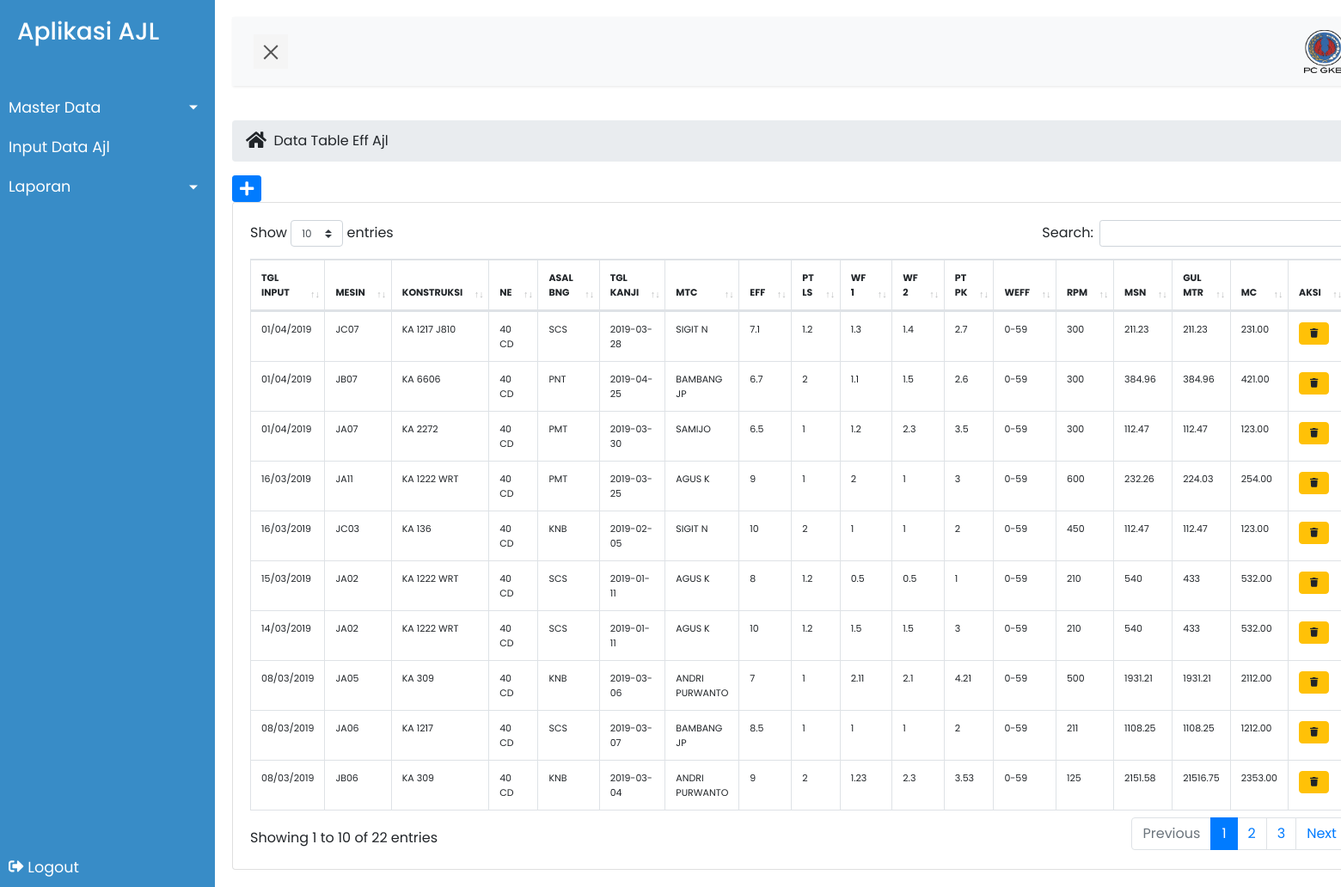
Page /index.php/ajl/inajl on the committed database.
### tables this page shows
CREATE TABLE `input_ajl` (
  `kd_ajl` int(10) NOT NULL,
  `tgl_input` date DEFAULT NULL,
  `no_mesin` varchar(10) DEFAULT NULL,
  `jns_konstruksi` varchar(20) DEFAULT NULL,
  `kd_benang` varchar(10) DEFAULT NULL,
  `no_beam` int(5) DEFAULT NULL,
  `kwal_kanji` varchar(5) DEFAULT NULL,
  `tgl_pasang` date DEFAULT NULL,
  `tgl_kanji` date DEFAULT NULL,
  `visco_1` double DEFAULT NULL,
  `visco_2` double DEFAULT NULL,
  `spu` varchar(5) DEFAULT NULL,
  `set_kanji` varchar(5) DEFAULT NULL,
  `kd_mtc` varchar(10) DEFAULT NULL,
  `kd_kagrup` varchar(10) DEFAULT NULL,
  `eff` double DEFAULT NULL,
  `putus_lusi` double DEFAULT NULL,
  `wf_1` double DEFAULT NULL,
  `wf_2` double DEFAULT NULL,
  `putus_pakan` double DEFAULT NULL,
  `weff` varchar(10) DEFAULT NULL,
  `rpm` int(9) DEFAULT NULL,
  `msn` double DEFAULT NULL,
  `gulung_mtr` double DEFAULT NULL,
  `gulung_yrd` double DEFAULT NULL,
  `mc` decimal(10,2) DEFAULT NULL
);

CREATE TABLE `mesin` (
  `no_mesin` varchar(10) NOT NULL,
  `zona` varchar(5) DEFAULT NULL,
  `rs` varchar(8) DEFAULT NULL
);

CREATE TABLE `konstruksi` (
  `jns_konstruksi` varchar(20) NOT NULL
);

CREATE TABLE `benang` (
  `kd_benang` varchar(10) NOT NULL,
  `ne` varchar(20) DEFAULT NULL,
  `asal_benang` varchar(20) DEFAULT NULL,
  `lot` varchar(8) DEFAULT NULL
);

CREATE TABLE `maintenance` (
  `kd_mtc` varchar(10) NOT NULL,
  `nama_mtc` varchar(20) DEFAULT NULL
);

### application/controllers/ajl/Inajl.php (called while the page is built, shortened)
<?php if ( ! defined('BASEPATH')) exit('No direct script access allowed');
class Inajl extends CI_Controller {
    public function __construct()
    {
        $this->load->model('M_inajl');
        $this->load->helper('url','file');
    }
    public function index()
    {
        $data['input_ajl'] = $this->M_inajl->get_ajl();
        $this->load->view('ajl/index');
        $this->load->view('ajl/sidebar');
        $this->load->view('ajl/sidebar_content');
        $this->load->view('ajl/inajl/daftar_inajl', $data);
        $this->load->view('ajl/footer');
    }
}

### index.php (called while the page is built, shortened)
<?php
require_once BASEPATH.'core/CodeIgniter.php';

### application/models/M_inajl.php (called while the page is built, shortened)
<?php if ( ! defined('BASEPATH')) exit('No direct script access allowed');
class M_inajl extends CI_Model {
    public function get_ajl(){
        $this->db->select('*');
        $this->db->from('input_ajl as a');
        $this->db->join('benang as b','a.kd_benang=b.kd_benang');
        $this->db->join('mesin as c', 'a.no_mesin=c.no_mesin');
        $this->db->join('maintenance as d', 'a.kd_mtc = d.kd_mtc');
        $this->db->join('kagrup as e', 'a.kd_kagrup=e.kd_kagrup');
        $this->db->join('konstruksi as f', 'a.jns_konstruksi = f.jns_konstruksi');
        $this->db->order_by('a.tgl_input', 'desc');
        $query = $this->db->get();
        if($query->num_rows()>0){
            return $query->result();
            }
            else{
            return array();
            }
    }
    }

### application/views/ajl/inajl/daftar_inajl.php (the view)
<div class="content-wrapper">
   <div class="page-title">
     <div>
       <ul class="breadcrumb side">
       <li><i class="fa fa-home fa-lg"></i></li>
         <li class="active"><a href="inajl">&nbsp; Data Table Eff Ajl
       </ul>
     </div>
     <div style="text-align: left;"><a class="btn-sm btn btn-primary btn-flat btn-float" href="<?=site_url('ajl/inajl/tambah/')?>"><i class="fa fa-lg fa-plus"></i></a></div>
   </div></hr>
   <div class="row">
     <div class="col-md-12">
       <div class="card">
         <div class="card-body">
           <table class="table table-hover table-bordered" id="sampleTable" style="font-size: 11px;">
             <thead>
               <tr>
                 <th>TGL INPUT</th>
                 <th>MESIN</th>
                 <th>KONSTRUKSI</th>
                 <th>NE</th>
                 <th>ASAL BNG</th>
                 <th>TGL KANJI</th>
                 <th>MTC</th>
                 <th>EFF</th>
                 <th>PT LS</th>
                 <th>WF 1</th>
                 <th>WF 2</th>
                 <th>PT PK</th>
                 <th>WEFF</th>
                 <th>RPM</th>
                 <th>MSN</th>
                 <th>GUL MTR</th>
                 <th>MC</th>
                 <th width="10%">AKSI</th>
               </tr>
             </thead>
             <tbody>
             <?php foreach ($input_ajl as $row){ ?>
               <tr>
                 <td><?php echo date('d/m/Y', strtotime($row->tgl_input));?></td>
                 <td><?=$row->no_mesin?></td>
                 <td><?=$row->jns_konstruksi?></td>
                 <td><?=$row->ne?></td>
                 <td><?=$row->asal_benang?></td>
                 <td><?=$row->tgl_kanji?></td>
                 <td><?=$row->nama_mtc?></td>
                 <td><?=$row->eff?></td>
                 <td><?=$row->putus_lusi?></td>
                 <td><?=$row->wf_1?></td>
                 <td><?=$row->wf_2?></td>
                 <td><?=$row->putus_pakan?></td>
                 <td><?=$row->weff?></td>
                 <td><?=$row->rpm?></td>
                 <td><?=$row->msn?></td>
                 <td><?=$row->gulung_mtr?></td>
                 <td><?=$row->mc?></td>
                 <td>
                   <a class="btn btn-warning btn-flat" style="font-size: 8px;" href="<?php echo site_url('ajl/inajl/hapus/'.$row->kd_ajl) ?>" onclick="return confirm('Yakin Hapus ?')"><i class="fa fa-lg fa-trash"></i></a>
               </td>
               </tr>
             <?php } ?>
             </tbody>
           </table>
         </div>
       </div>
     </div>
   </div>
 </div>

### assets/css/style.css (style rules this page uses)
body { font-family: 'Poppins', sans-serif; }
a, a:hover, a:focus { color: inherit; text-decoration: none; transition: all 0.3s; }

### rows in the picture
input_ajl: tgl_input "01/04/2019", mesin.no_mesin "JC07", konstruksi.jns_konstruksi "KA 1217 J810", kd_benang.ne "40 CD", kd_benang.asal_benang "SCS", tgl_kanji "2019-03-28", kd_mtc.nama_mtc "SIGIT N", eff "7.1", putus_lusi "1.2", wf_1 "1.3", wf_2 "1.4", putus_pakan "2.7", weff "0-59", rpm "300", msn "211.23", gulung_mtr "211.23", mc "231.00"
input_ajl: tgl_input "01/04/2019", mesin.no_mesin "JB07", konstruksi.jns_konstruksi "KA 6606", kd_benang.ne "40 CD", kd_benang.asal_benang "PNT", tgl_kanji "2019-04-25", kd_mtc.nama_mtc "BAMBANG JP", eff "6.7", putus_lusi "2", wf_1 "1.1", wf_2 "1.5", putus_pakan "2.6", weff "0-59", rpm "300", msn "384.96", gulung_mtr "384.96", mc "421.00"
input_ajl: tgl_input "01/04/2019", mesin.no_mesin "JA07", konstruksi.jns_konstruksi "KA 2272", kd_benang.ne "40 CD", kd_benang.asal_benang "PMT", tgl_kanji "2019-03-30", kd_mtc.nama_mtc "SAMIJO", eff "6.5", putus_lusi "1", wf_1 "1.2", wf_2 "2.3", putus_pakan "3.5", weff "0-59", rpm "300", msn "112.47", gulung_mtr "112.47", mc "123.00"
input_ajl: tgl_input "16/03/2019", mesin.no_mesin "JA11", konstruksi.jns_konstruksi "KA 1222 WRT", kd_benang.ne "40 CD", kd_benang.asal_benang "PMT", tgl_kanji "2019-03-25", kd_mtc.nama_mtc "AGUS K", eff "9", putus_lusi "1", wf_1 "2", wf_2 "1", putus_pakan "3", weff "0-59", rpm "600", msn "232.26", gulung_mtr "224.03", mc "254.00"
input_ajl: tgl_input "16/03/2019", mesin.no_mesin "JC03", konstruksi.jns_konstruksi "KA 136", kd_benang.ne "40 CD", kd_benang.asal_benang "KNB", tgl_kanji "2019-02-05", kd_mtc.nama_mtc "SIGIT N", eff "10", putus_lusi "2", wf_1 "1", wf_2 "1", putus_pakan "2", weff "0-59", rpm "450", msn "112.47", gulung_mtr "112.47", mc "123.00"
input_ajl: tgl_input "15/03/2019", mesin.no_mesin "JA02", konstruksi.jns_konstruksi "KA 1222 WRT", kd_benang.ne "40 CD", kd_benang.asal_benang "SCS", tgl_kanji "2019-01-11", kd_mtc.nama_mtc "AGUS K", eff "8", putus_lusi "1.2", wf_1 "0.5", wf_2 "0.5", putus_pakan "1", weff "0-59", rpm "210", msn "540", gulung_mtr "433", mc "532.00"
input_ajl: tgl_input "14/03/2019", mesin.no_mesin "JA02", konstruksi.jns_konstruksi "KA 1222 WRT", kd_benang.ne "40 CD", kd_benang.asal_benang "SCS", tgl_kanji "2019-01-11", kd_mtc.nama_mtc "AGUS K", eff "10", putus_lusi "1.2", wf_1 "1.5", wf_2 "1.5", putus_pakan "3", weff "0-59", rpm "210", msn "540", gulung_mtr "433", mc "532.00"
input_ajl: tgl_input "08/03/2019", mesin.no_mesin "JA05", konstruksi.jns_konstruksi "KA 309", kd_benang.ne "40 CD", kd_benang.asal_benang "KNB", tgl_kanji "2019-03-06", kd_mtc.nama_mtc "ANDRI PURWANTO", eff "7", putus_lusi "1", wf_1 "2.11", wf_2 "2.1", putus_pakan "4.21", weff "0-59", rpm "500", msn "1931.21", gulung_mtr "1931.21", mc "2112.00"
input_ajl: tgl_input "08/03/2019", mesin.no_mesin "JA06", konstruksi.jns_konstruksi "KA 1217", kd_benang.ne "40 CD", kd_benang.asal_benang "SCS", tgl_kanji "2019-03-07", kd_mtc.nama_mtc "BAMBANG JP", eff "8.5", putus_lusi "1", wf_1 "1", wf_2 "1", putus_pakan "2", weff "0-59", rpm "211", msn "1108.25", gulung_mtr "1108.25", mc "1212.00"
input_ajl: tgl_input "08/03/2019", mesin.no_mesin "JB06", konstruksi.jns_konstruksi "KA 309", kd_benang.ne "40 CD", kd_benang.asal_benang "KNB", tgl_kanji "2019-03-04", kd_mtc.nama_mtc "ANDRI PURWANTO", eff "9", putus_lusi "2", wf_1 "1.23", wf_2 "2.3", putus_pakan "3.53", weff "0-59", rpm "125", msn "2151.58", gulung_mtr "21516.75", mc "2353.00"
